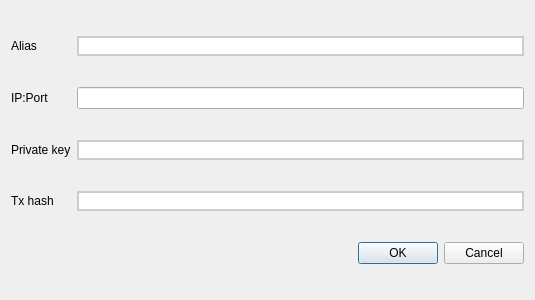
<?xml version="1.0" encoding="UTF-8"?>
<ui version="4.0">
 <class>EditMasterNodeDialog</class>
 <widget class="QDialog" name="EditMasterNodeDialog">
  <property name="geometry">
   <rect>
    <x>0</x>
    <y>0</y>
    <width>535</width>
    <height>300</height>
   </rect>
  </property>
  <property name="windowTitle">
   <string>Dialog</string>
  </property>
  <property name="styleSheet">
   <string notr="true">QLineEdit:disabled {
    color: #cccccc;
    border: 2px solid #cccccc;
    }</string>
  </property>
  <layout class="QGridLayout" name="gridLayout">
   <item row="2" column="1">
    <widget class="QLineEdit" name="editMNDialogAddressEdit">
     <property name="enabled">
      <bool>true</bool>
     </property>
     <property name="readOnly">
      <bool>false</bool>
     </property>
    </widget>
   </item>
   <item row="1" column="0">
    <widget class="QLabel" name="editMNDialogAliasLabel">
     <property name="text">
      <string>Alias</string>
     </property>
    </widget>
   </item>
   <item row="3" column="1">
    <widget class="QLineEdit" name="editMNDialogPrivateKeyEdit">
     <property name="enabled">
      <bool>false</bool>
     </property>
     <property name="readOnly">
      <bool>true</bool>
     </property>
    </widget>
   </item>
   <item row="3" column="0">
    <widget class="QLabel" name="editMNDialogPrivateKeyLabel">
     <property name="text">
      <string>Private key</string>
     </property>
    </widget>
   </item>
   <item row="5" column="1">
    <widget class="QDialogButtonBox" name="buttonBox">
     <property name="styleSheet">
      <string notr="true"/>
     </property>
     <property name="orientation">
      <enum>Qt::Horizontal</enum>
     </property>
     <property name="standardButtons">
      <set>QDialogButtonBox::Cancel|QDialogButtonBox::Ok</set>
     </property>
    </widget>
   </item>
   <item row="2" column="0">
    <widget class="QLabel" name="editMNDialogAddressLabel">
     <property name="text">
      <string>IP:Port</string>
     </property>
    </widget>
   </item>
   <item row="1" column="1">
    <widget class="QLineEdit" name="editMNDialogAliasEdit">
     <property name="enabled">
      <bool>false</bool>
     </property>
    </widget>
   </item>
   <item row="4" column="0">
    <widget class="QLabel" name="editMNDialogTxLabel">
     <property name="text">
      <string>Tx hash</string>
     </property>
    </widget>
   </item>
   <item row="4" column="1">
    <widget class="QLineEdit" name="editMNDialogTxEdit">
     <property name="enabled">
      <bool>false</bool>
     </property>
     <property name="readOnly">
      <bool>true</bool>
     </property>
    </widget>
   </item>
  </layout>
 </widget>
 <resources/>
 <connections>
  <connection>
   <sender>buttonBox</sender>
   <signal>accepted()</signal>
   <receiver>EditMasterNodeDialog</receiver>
   <slot>accept()</slot>
   <hints>
    <hint type="sourcelabel">
     <x>248</x>
     <y>254</y>
    </hint>
    <hint type="destinationlabel">
     <x>157</x>
     <y>274</y>
    </hint>
   </hints>
  </connection>
  <connection>
   <sender>buttonBox</sender>
   <signal>rejected()</signal>
   <receiver>EditMasterNodeDialog</receiver>
   <slot>reject()</slot>
   <hints>
    <hint type="sourcelabel">
     <x>316</x>
     <y>260</y>
    </hint>
    <hint type="destinationlabel">
     <x>286</x>
     <y>274</y>
    </hint>
   </hints>
  </connection>
 </connections>
</ui>
